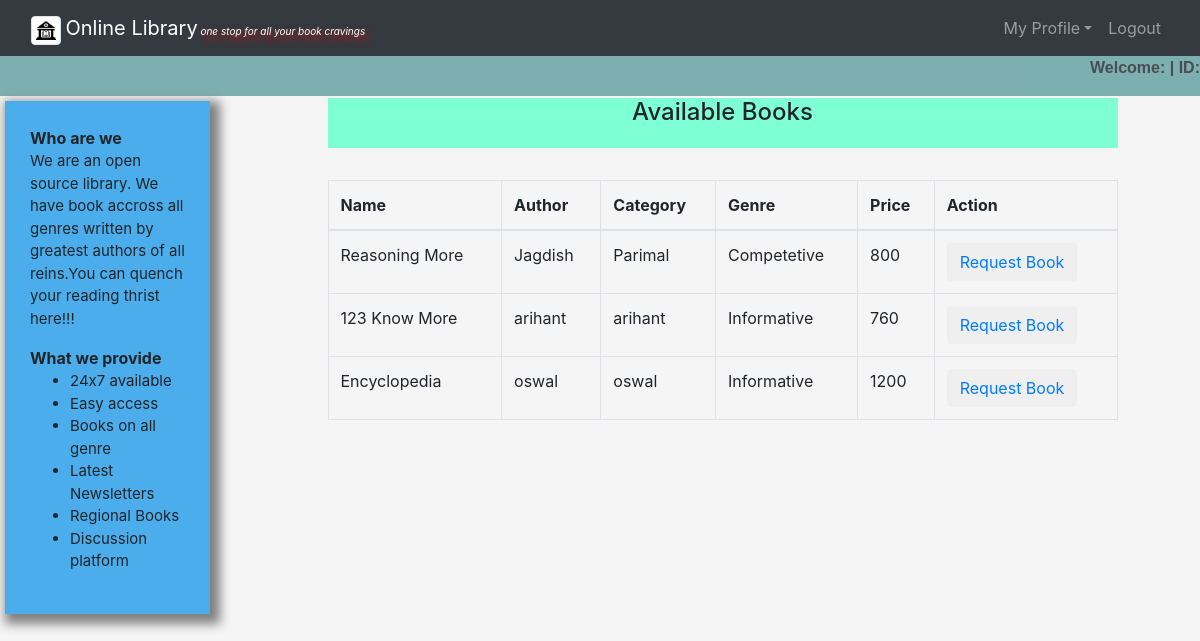
The page /user/request.php on the database its author committed.
### tables this page shows
CREATE TABLE `book` (
  `id` int(20) NOT NULL,
  `name` varchar(50) NOT NULL,
  `author` varchar(30) NOT NULL,
  `publisher` varchar(30) NOT NULL,
  `genre` varchar(20) NOT NULL,
  `price` decimal(20,0) NOT NULL
);

### user/request.php (the view, shortened to what this page needs)
<?php
    require("us_common.php");
?>
<!DOCTYPE html>
<html>
    <body>
            <div class="col-md-1"></div>
            <div class="col-md-8">
            <center><h4 style="background-color:aquamarine;height:50px;margin-top:2px">Available Books</h4><br></center>
				<table class="table table-bordered table-hover">
					<thead>
						<tr>
							<th>Name</th>
							<th>Author</th>
							<th>Category</th>
							<th>Genre</th>
							<th>Price</th>
							<th>Action</th>
						</tr>
					</thead>
					<?php
						$connection = mysqli_connect("localhost","root","");
						$query = "select * from book";
						$query_run = mysqli_query($connection,$query);
						while ($row = mysqli_fetch_assoc($query_run)){
							?>
							<tr>
								<td><?php echo $row['name'];?></td>
								<td><?php echo $row['author'];?></td>
								<td><?php echo $row['publisher'];?></td>
								<td><?php echo $row['genre'];?></td>
								<td><?php echo $row['price'];?></td>
								<td><button class="btn" name=""><a href="make_req.php?bn=<?php echo $row['id'];?>">Request Book</a></button>
							</tr>
							<?php
						}
					?>
				</table>
			</div>
    </body>
</html>

### user/style.css (style rules this page uses)
body { background-color: whitesmoke; }

### rows shown on the page
book: name "Reasoning More", author "Jagdish", publisher "Parimal", genre "Competetive", price "800"
book: name "123 Know More", author "arihant", publisher "arihant", genre "Informative", price "760"
book: name "Encyclopedia", author "oswal", publisher "oswal", genre "Informative", price "1200"
